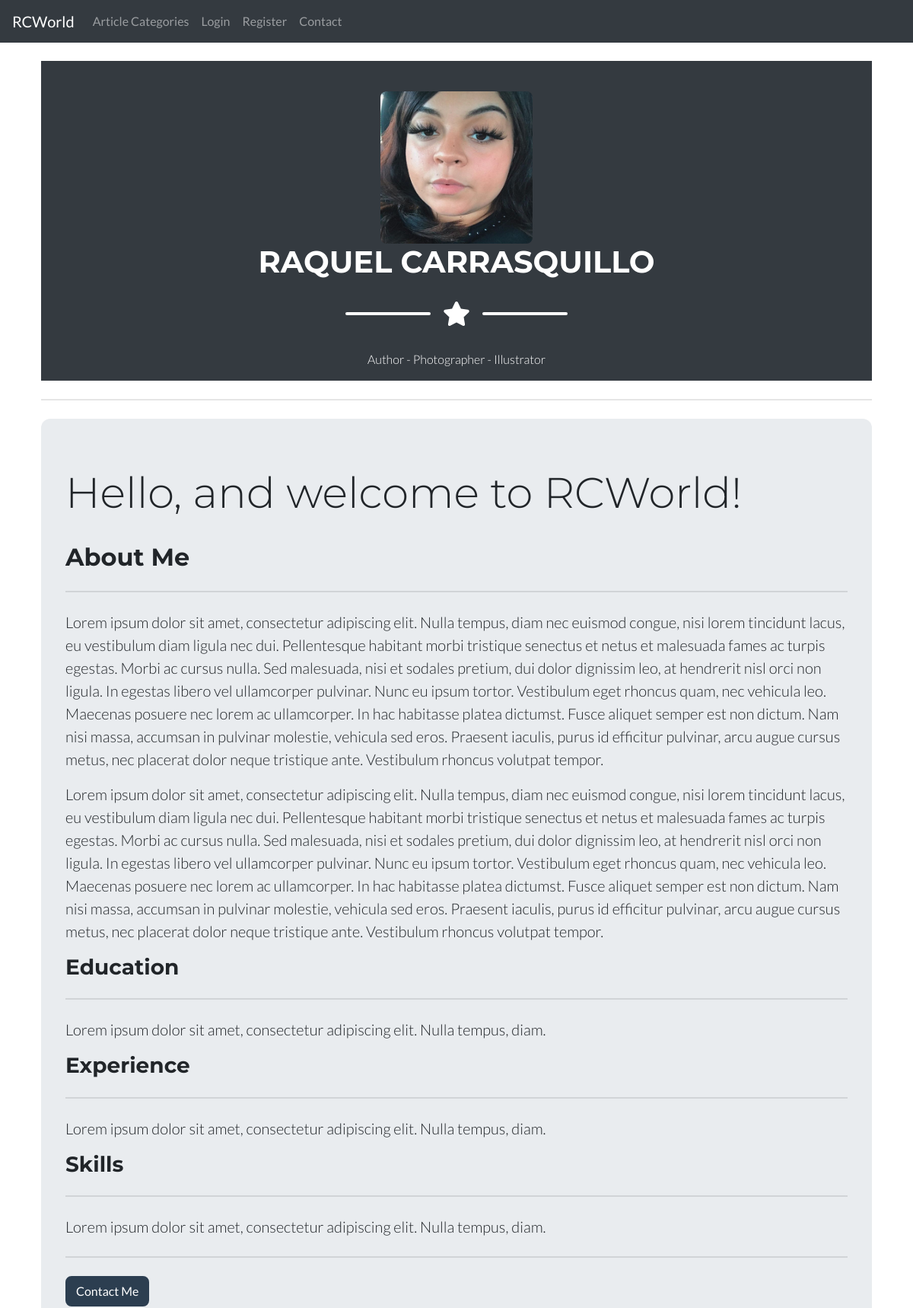
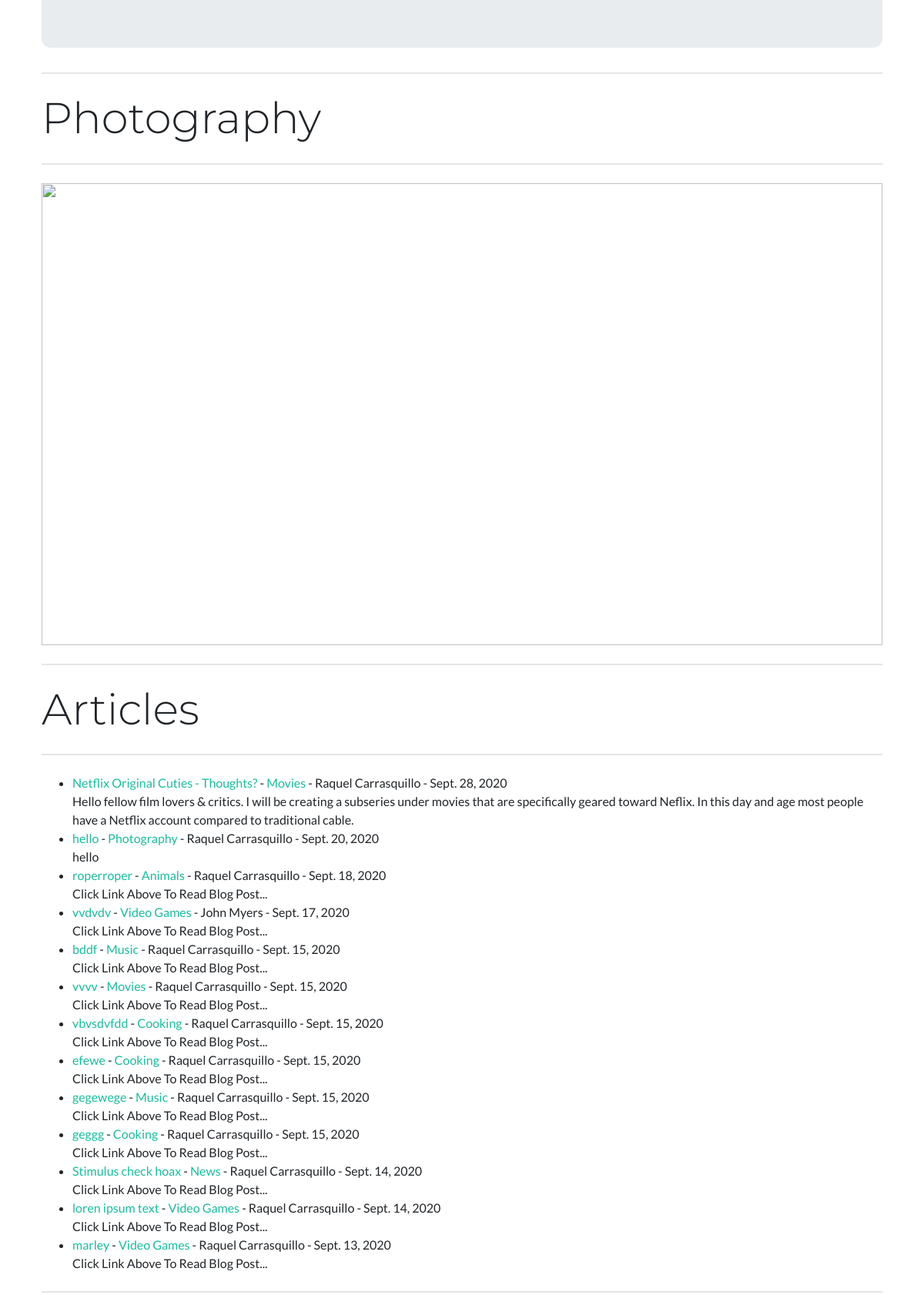
The page / (upper part) on the database its author committed (2 pictures, top to bottom).
### rcblog/models.py (models this page shows, shortened)
class Post(models.Model):
    title = models.CharField(max_length=255)
    header_image = models.ImageField(null=True, blank=True, upload_to='images/')
    title_tag = models.CharField(max_length=255)
    author = models.ForeignKey(User, on_delete=models.CASCADE)
    body = RichTextField(blank=True, null=True)
    post_date = models.DateField(auto_now_add=True)
    category = models.CharField(max_length=255, default='video games')
    snippet = models.CharField(max_length=255)
    likes = models.ManyToManyField(User, related_name='blog_posts')

### rcblog/views.py (the view)
# urls.py: path('', HomeView.as_view(), name="home"),
class HomeView(ListView):
    model = Post
    template_name = 'home.html'
    cats = Category.objects.all()
    ordering = ['-id']
    def get_context_data(self, *args, **kwargs):
        cat_menu = Category.objects.all()
        context = super(HomeView, self).get_context_data(*args, **kwargs)
        context["cat-menu"] = cat_menu
        return context

### rcblog/templates/home.html (shortened to what this page needs)
{% extends 'base.html' %} {% load static %}
{% block content %}
<body id="page-top">
    <header class="p-3 mb-2 bg-dark text-white text-center">
        <div class="container d-flex align-items-center flex-column">
            <br/>
            <img class="rounded" src="{% static 'rcworldd/images/raquel_profile_pic.png' %}" alt="" width="200" height="200" />
            <h1 class="masthead-heading text-uppercase mb-0">Raquel Carrasquillo</h1>
            <div class="divider-custom divider-light">
                <div class="divider-custom-line"></div>
                <div class="divider-custom-icon"><i class="fas fa-star"></i></div>
                <div class="divider-custom-line"></div>
            </div>
            <p class="masthead-subheading font-weight-light mb-0">Author - Photographer - Illustrator</p>
        </div>
    </header>
    <hr class="my-4">
</body>
</html>
<div class="jumbotron">
    <h1 class="display-4">Hello, and welcome to RCWorld!</h1>
    <br/>
    <h2 class="display-5">About Me</h2>
    <hr class="my-4">
    <p class="lead">
        Lorem ipsum dolor sit amet, consectetur adipiscing elit. Nulla tempus,
        diam nec euismod congue, nisi lorem tincidunt lacus, eu vestibulum diam ligula
        nec dui. Pellentesque habitant morbi tristique senectus et netus et malesuada
        fames ac turpis egestas. Morbi ac cursus nulla. Sed malesuada, nisi et sodales
        pretium, dui dolor dignissim leo, at hendrerit nisl orci non ligula. In egestas
        libero vel ullamcorper pulvinar. Nunc eu ipsum tortor. Vestibulum eget rhoncus
        quam, nec vehicula leo. Maecenas posuere nec lorem ac ullamcorper. In hac
        habitasse platea dictumst. Fusce aliquet semper est non dictum. Nam nisi massa,
        accumsan in pulvinar molestie, vehicula sed eros. Praesent iaculis, purus id
        efficitur pulvinar, arcu augue cursus metus, nec placerat dolor neque tristique
        ante. Vestibulum rhoncus volutpat tempor.
    </p>
    <p class="lead">
        Lorem ipsum dolor sit amet, consectetur adipiscing elit. Nulla tempus,
        diam nec euismod congue, nisi lorem tincidunt lacus, eu vestibulum diam ligula
        nec dui. Pellentesque habitant morbi tristique senectus et netus et malesuada
        fames ac turpis egestas. Morbi ac cursus nulla. Sed malesuada, nisi et sodales
        pretium, dui dolor dignissim leo, at hendrerit nisl orci non ligula. In egestas
        libero vel ullamcorper pulvinar. Nunc eu ipsum tortor. Vestibulum eget rhoncus
        quam, nec vehicula leo. Maecenas posuere nec lorem ac ullamcorper. In hac
        habitasse platea dictumst. Fusce aliquet semper est non dictum. Nam nisi massa,
        accumsan in pulvinar molestie, vehicula sed eros. Praesent iaculis, purus id
        efficitur pulvinar, arcu augue cursus metus, nec placerat dolor neque tristique
        ante. Vestibulum rhoncus volutpat tempor.
    </p>
    <h3 class="display-5">Education</h3>
    <hr class="my-4">
    <p class="lead">
        Lorem ipsum dolor sit amet, consectetur adipiscing elit. Nulla tempus,
        diam.
    </p>
    <h3 class="display-5">Experience</h3>
    <hr class="my-4">
    <p class="lead">
        Lorem ipsum dolor sit amet, consectetur adipiscing elit. Nulla tempus,
        diam.
    </p>
    <h3 class="display-5">Skills</h3>
    <hr class="my-4">
    <p class="lead">
        Lorem ipsum dolor sit amet, consectetur adipiscing elit. Nulla tempus,
        diam.
    </p>
    <hr class="my-4">
    <a class="btn btn-secondary" href="{% url 'contact' %}" role="button">Contact Me</a>
</div>
    <head>
        <link href="{% static 'rcworldd/css/styles.css' %}" rel="stylesheet"/>
    </head>
    <hr class="my-4">
    <h1 class="display-4">Photography</h1>
    <hr class="my-4">
    <div id="carouselExampleIndicators" class="carousel slide" data-ride="carousel">
        <ol class="carousel-indicators">
          <li data-target="#carouselExampleIndicators" data-slide-to="0" class="active"></li>
          <li data-target="#carouselExampleIndicators" data-slide-to="1"></li>
          <li data-target="#carouselExampleIndicators" data-slide-to="2"></li>
        </ol>
        <div class="carousel-inner">
          <div class="carousel-item active">
            <img src="{% static 'rcworldd/images/nature1.jpg' %}" class="d-block w-100" alt="" width="100" height="600">
          </div>
        </div>
        <a class="carousel-control-prev" href="#carouselExampleIndicators" role="button" data-slide="prev">
          <span class="carousel-control-prev-icon" aria-hidden="true"></span>
        </a>
        <a class="carousel-control-next" href="#carouselExampleIndicators" role="button" data-slide="next">
          <span class="carousel-control-next-icon" aria-hidden="true"></span>
        </a>
    </div>
<hr class="my-4">
<h1 class="display-4">Articles</h1>
<hr class="my-4">
<ul>
{% for post in object_list %}
    <li><a href="{% url 'article-detail' post.pk %}">{{ post.title }}</a> -
        <a href="{% url 'category' post.category|slugify %}">{{ post.category|title }}</a>
        - {{ post.author.first_name }}
        {{ post.author.last_name }}
        - {{ post.post_date }}  <br/>
        {{ post.snippet }}</li>
{% endfor%}
</ul>
{% endblock %}

### rows shown on the page
Post: title "Netflix Original Cuties - Thoughts?", category "Movies", author.first_name "Raquel", author.last_name "Carrasquillo", post_date "Sept. 28, 2020", snippet "Hello fellow film lovers & critics. I will be creating a subseries under movies that are specifically geared toward Neflix. In this day and age most people have a Netflix account compared to traditional cable."
Post: title "hello", category "Photography", author.first_name "Raquel", author.last_name "Carrasquillo", post_date "Sept. 20, 2020", snippet "hello"
Post: title "roperroper", category "Animals", author.first_name "Raquel", author.last_name "Carrasquillo", post_date "Sept. 18, 2020", snippet "Click Link Above To Read Blog Post..."
Post: title "vvdvdv", category "Video Games", author.first_name "John", author.last_name "Myers", post_date "Sept. 17, 2020", snippet "Click Link Above To Read Blog Post..."
Post: title "bddf", category "Music", author.first_name "Raquel", author.last_name "Carrasquillo", post_date "Sept. 15, 2020", snippet "Click Link Above To Read Blog Post..."
Post: title "vvvv", category "Movies", author.first_name "Raquel", author.last_name "Carrasquillo", post_date "Sept. 15, 2020", snippet "Click Link Above To Read Blog Post..."
Post: title "vbvsdvfdd", category "Cooking", author.first_name "Raquel", author.last_name "Carrasquillo", post_date "Sept. 15, 2020", snippet "Click Link Above To Read Blog Post..."
Post: title "efewe", category "Cooking", author.first_name "Raquel", author.last_name "Carrasquillo", post_date "Sept. 15, 2020", snippet "Click Link Above To Read Blog Post..."
Post: title "gegewege", category "Music", author.first_name "Raquel", author.last_name "Carrasquillo", post_date "Sept. 15, 2020", snippet "Click Link Above To Read Blog Post..."
Post: title "geggg", category "Cooking", author.first_name "Raquel", author.last_name "Carrasquillo", post_date "Sept. 15, 2020", snippet "Click Link Above To Read Blog Post..."
Post: title "Stimulus check hoax", category "News", author.first_name "Raquel", author.last_name "Carrasquillo", post_date "Sept. 14, 2020", snippet "Click Link Above To Read Blog Post..."
Post: title "loren ipsum text", category "Video Games", author.first_name "Raquel", author.last_name "Carrasquillo", post_date "Sept. 14, 2020", snippet "Click Link Above To Read Blog Post..."
Post: title "marley", category "Video Games", author.first_name "Raquel", author.last_name "Carrasquillo", post_date "Sept. 13, 2020", snippet "Click Link Above To Read Blog Post..."
